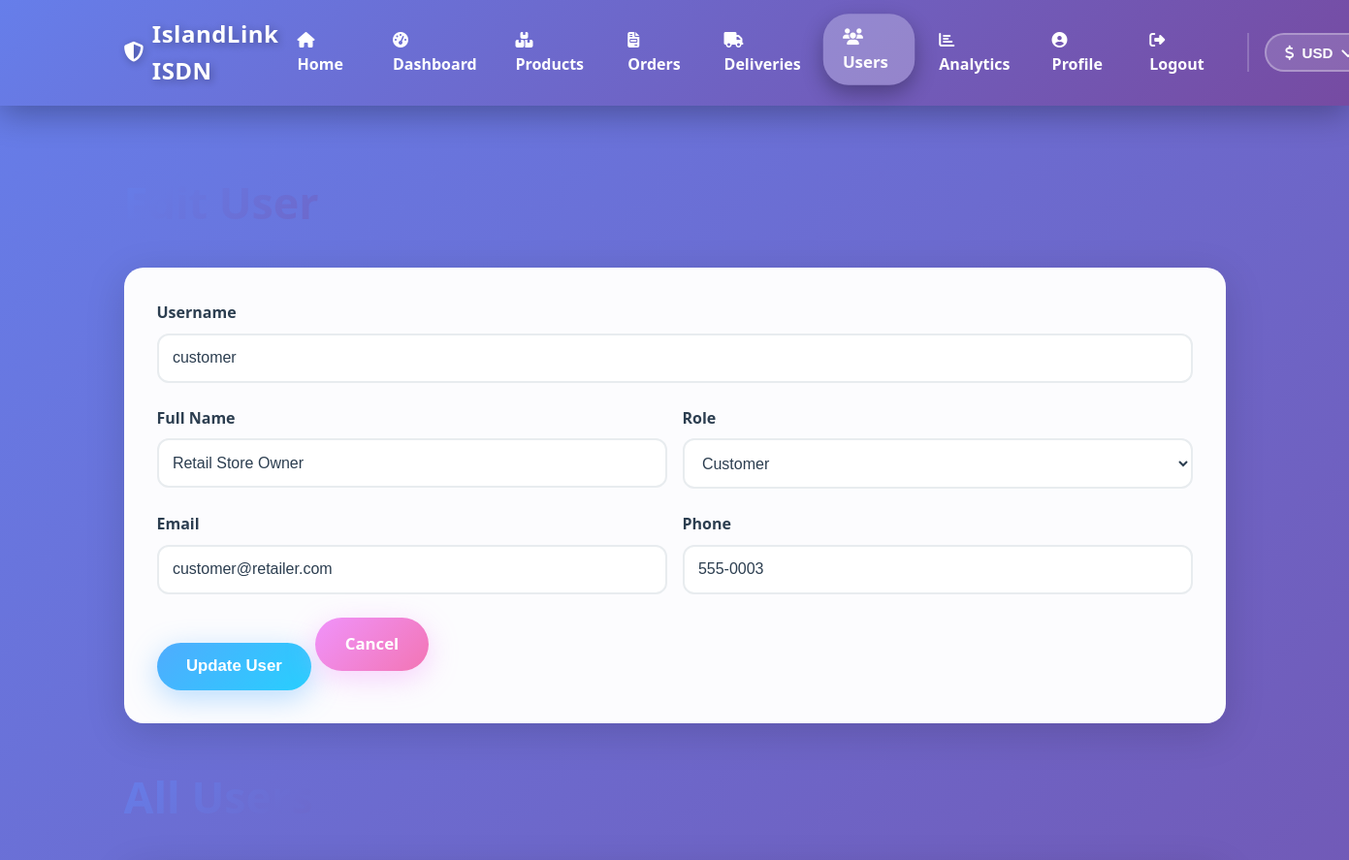
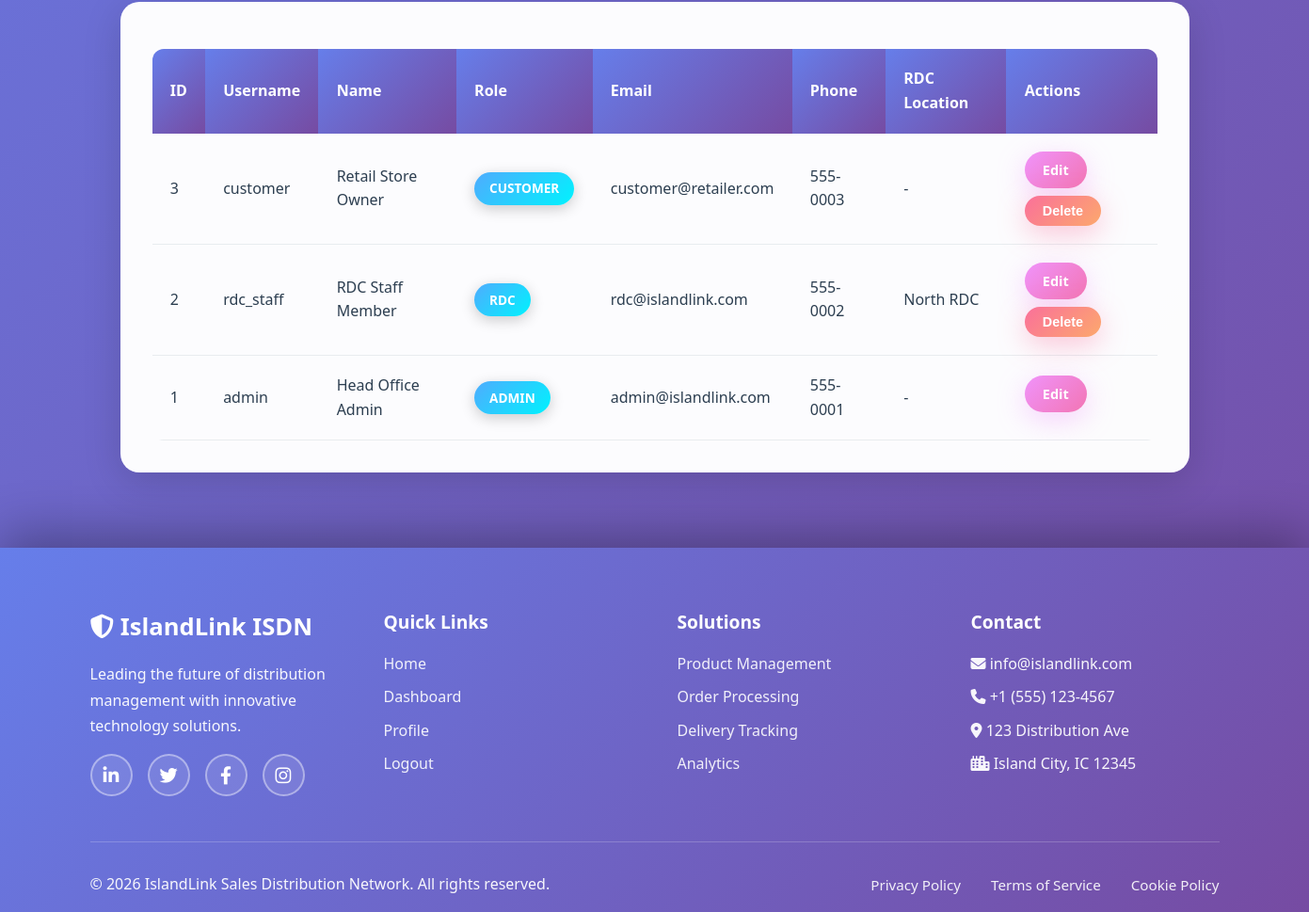
The page /users.php?edit=3 (signed in) on the database its author committed (2 pictures, top to bottom).
### tables this page shows
CREATE TABLE users (
    id INT AUTO_INCREMENT PRIMARY KEY,
    username VARCHAR(50) UNIQUE NOT NULL,
    password VARCHAR(255) NOT NULL,
    role ENUM('admin', 'rdc', 'customer') NOT NULL,
    name VARCHAR(100) NOT NULL,
    email VARCHAR(100),
    phone VARCHAR(20),
    rdc_location VARCHAR(100),
    profile_image VARCHAR(255),
    created_at TIMESTAMP DEFAULT CURRENT_TIMESTAMP
);

### users.php (the view, shortened to what this page needs)
<?php
require_once 'db.php';
$users = mysqli_query($conn, "SELECT * FROM users ORDER BY id DESC");
$edit_user = null;
if (isset($_GET['edit'])) {
    $edit_id = intval($_GET['edit']);
    $edit_user = mysqli_fetch_assoc(mysqli_query($conn, "SELECT * FROM users WHERE id=$edit_id"));
}
?>
<!DOCTYPE html>
<html lang="en">
<head>
    <link rel="stylesheet" href="https://cdnjs.cloudflare.com/ajax/libs/font-awesome/6.4.0/css/all.min.css">
    <link rel="stylesheet" href="style.css">
</head>
<body>
    <?php include 'navbar.php'; ?>
    <div class="container">
        <div class="page-header">
            <h1><?php echo $edit_user ? 'Edit User' : 'Add New User'; ?></h1>
        </div>
        <div class="section-card">
            <form method="POST">
                <div class="form-row">
                    <div class="form-group">
                        <label>Username</label>
                        <input type="text" name="username" value="<?php echo $edit_user ? htmlspecialchars($edit_user['username']) : ''; ?>" required>
                    </div>
                </div>
                <div class="form-row">
                    <div class="form-group">
                        <label>Full Name</label>
                        <input type="text" name="name" value="<?php echo $edit_user ? htmlspecialchars($edit_user['name']) : ''; ?>" required>
                    </div>
                    <div class="form-group">
                        <label>Role</label>
                        <select name="role" id="role" required onchange="toggleRDC()">
                            <option value="customer" <?php echo ($edit_user && $edit_user['role'] == 'customer') ? 'selected' : ''; ?>>Customer</option>
                        </select>
                    </div>
                </div>
                <div class="form-row">
                    <div class="form-group">
                        <label>Email</label>
                        <input type="email" name="email" value="<?php echo $edit_user ? htmlspecialchars($edit_user['email']) : ''; ?>">
                    </div>
                    <div class="form-group">
                        <label>Phone</label>
                        <input type="text" name="phone" value="<?php echo $edit_user ? htmlspecialchars($edit_user['phone']) : ''; ?>">
                    </div>
                </div>
                <?php if($edit_user): ?>
                    <button type="submit" name="edit_user" class="btn-primary">Update User</button>
                    <a href="users.php" class="btn-secondary">Cancel</a>
                <?php else: ?>
                    <button type="submit" name="add_user" class="btn-primary">Add User</button>
                <?php endif; ?>
            </form>
        </div>
        <div class="page-header" style="margin-top: 40px;">
            <h1>All Users</h1>
        </div>
        <div class="section-card">
            <table class="data-table">
                <thead>
                    <tr>
                        <th>ID</th>
                        <th>Username</th>
                        <th>Name</th>
                        <th>Role</th>
                        <th>Email</th>
                        <th>Phone</th>
                        <th>RDC Location</th>
                        <th>Actions</th>
                    </tr>
                </thead>
                <tbody>
                    <?php mysqli_data_seek($users, 0); ?>
                    <?php while($user = mysqli_fetch_assoc($users)): ?>
                        <tr>
                            <td><?php echo $user['id']; ?></td>
                            <td><?php echo htmlspecialchars($user['username']); ?></td>
                            <td><?php echo htmlspecialchars($user['name']); ?></td>
                            <td><span class="badge"><?php echo strtoupper($user['role']); ?></span></td>
                            <td><?php echo htmlspecialchars($user['email']); ?></td>
                            <td><?php echo htmlspecialchars($user['phone']); ?></td>
                            <td><?php echo $user['rdc_location'] ? htmlspecialchars($user['rdc_location']) : '-'; ?></td>
                            <td>
                                <a href="users.php?edit=<?php echo $user['id']; ?>" class="btn-small btn-secondary">Edit</a>
                                <?php if($user['id'] != $_SESSION['user_id']): ?>
                                    <form method="POST" style="display:inline;">
                                        <button type="submit" name="delete_user" class="btn-small btn-danger" onclick="return confirm('Delete this user?')">Delete</button>
                                    </form>
                                <?php endif; ?>
                            </td>
                        </tr>
                    <?php endwhile; ?>
                </tbody>
            </table>
        </div>
    </div>
    <?php include 'footer.php'; ?>
</body>
</html>

### style.css (style rules this page uses)
:root[data-theme="light"] { --bg-gradient: linear-gradient(135deg, #667eea 0%, #764ba2 25%, #f093fb 50%, #4facfe 75%, #00f2fe 100%); --card-bg: rgba(255, 255, 255, 0.98); --text-primary: #2c3e50; --text-secondary: #7f8c8d; --border-color: #e8ecef; --shadow: rgba(0,0,0,0.15); --table-hover: #f8f9fa; }
* { margin: 0; padding: 0; box-sizing: border-box; }
body { font-family: 'Segoe UI', Tahoma, Geneva, Verdana, sans-serif; line-height: 1.6; color: var(--text-primary); background: var(--bg-gradient); background-size: 400% 400%; animation: gradientFlow 20s ease infinite; min-height: 100vh; transition: all 0.4s ease; }
.container { max-width: 1200px; margin: 4rem auto; padding: 0 2rem; }
.page-header { margin-bottom: 2rem; animation: pageHeaderSlide 0.8s ease-out; }
.page-header h1 { background: linear-gradient(135deg, #667eea 0%, #764ba2 50%, #f093fb 100%); -webkit-background-clip: text; -webkit-text-fill-color: transparent; background-clip: text; font-size: 2.8rem; margin-bottom: 0.5rem; font-weight: 800; }
.section-card { background: var(--card-bg); padding: 2rem; border-radius: 20px; box-shadow: 0 10px 40px var(--shadow); margin-bottom: 2rem; transition: all 0.4s ease; border: 2px solid transparent; animation: cardFadeIn 0.8s ease-out; }
.data-table { width: 100%; border-collapse: collapse; margin-top: 1rem; overflow: hidden; border-radius: 12px; }
.data-table th { background: linear-gradient(135deg, #667eea 0%, #764ba2 100%); color: white; padding: 1.2rem; text-align: left; font-weight: 700; }
.data-table td { padding: 1.2rem; border-bottom: 1px solid #e8ecef; transition: all 0.3s ease; }
.data-table tr { transition: all 0.4s cubic-bezier(0.4, 0, 0.2, 1); }
.badge { display: inline-block; padding: 0.4rem 1rem; border-radius: 25px; font-size: 0.85rem; font-weight: 700; text-transform: uppercase; box-shadow: 0 4px 15px rgba(0,0,0,0.2); animation: badgeFloat 3s ease-in-out infinite; }
.badge { background: linear-gradient(135deg, #4facfe, #00f2fe); color: white; }
.form-group { margin-bottom: 1.5rem; animation: formSlide 0.6s ease-out backwards; }
.form-group:nth-child(1) { animation-delay: 0.1s; }
.form-group:nth-child(2) { animation-delay: 0.2s; }
.form-group label { display: block; margin-bottom: 0.5rem; color: #2c3e50; font-weight: 600; }
.form-group input, .form-group select { width: 100%; padding: 0.9rem; border: 2px solid var(--border-color); border-radius: 12px; font-size: 1rem; transition: all 0.4s cubic-bezier(0.4, 0, 0.2, 1); background: var(--card-bg); color: var(--text-primary); }
.form-row { display: grid; grid-template-columns: repeat(auto-fit, minmax(200px, 1fr)); gap: 1rem; }
.btn-primary, .btn-secondary, .btn-danger { padding: 0.9rem 1.9rem; border: none; border-radius: 50px; font-size: 1.05rem; font-weight: 700; cursor: pointer; transition: all 0.4s cubic-bezier(0.4, 0, 0.2, 1); text-decoration: none; display: inline-block; position: relative; overflow: hidden; }
.btn-primary::before, .btn-secondary::before, .btn-danger::before { content: ''; position: absolute; top: 50%; left: 50%; width: 0; height: 0; border-radius: 50%; background: rgba(255,255,255,0.5); transform: translate(-50%, -50%); transition: width 0.6s, height 0.6s; }
.btn-primary { background: linear-gradient(135deg, #4facfe 0%, #00f2fe 100%); background-size: 200% 200%; animation: buttonShift 5s ease infinite; color: white; box-shadow: 0 8px 30px rgba(79, 172, 254, 0.4); }
.btn-secondary { background: linear-gradient(135deg, #f093fb 0%, #f5576c 100%); background-size: 200% 200%; animation: buttonShift 5s ease infinite; color: white; box-shadow: 0 8px 30px rgba(240, 147, 251, 0.4); }
.btn-danger { background: linear-gradient(135deg, #fa709a 0%, #fee140 100%); background-size: 200% 200%; animation: buttonShift 5s ease infinite; color: white; box-shadow: 0 8px 30px rgba(250, 112, 154, 0.4); }
.btn-small { padding: 0.5rem 1.2rem; font-size: 0.9rem; }

### rows shown on the page
users: username "customer", name "Retail Store Owner", role "Customer", email "customer@retailer.com", phone "555-0003", id "3", role "CUSTOMER"
users: id "2", username "rdc_staff", name "RDC Staff Member", role "RDC", email "rdc@islandlink.com", phone "555-0002", rdc_location "North RDC"
users: id "1", username "admin", name "Head Office Admin", role "ADMIN", email "admin@islandlink.com", phone "555-0001"
